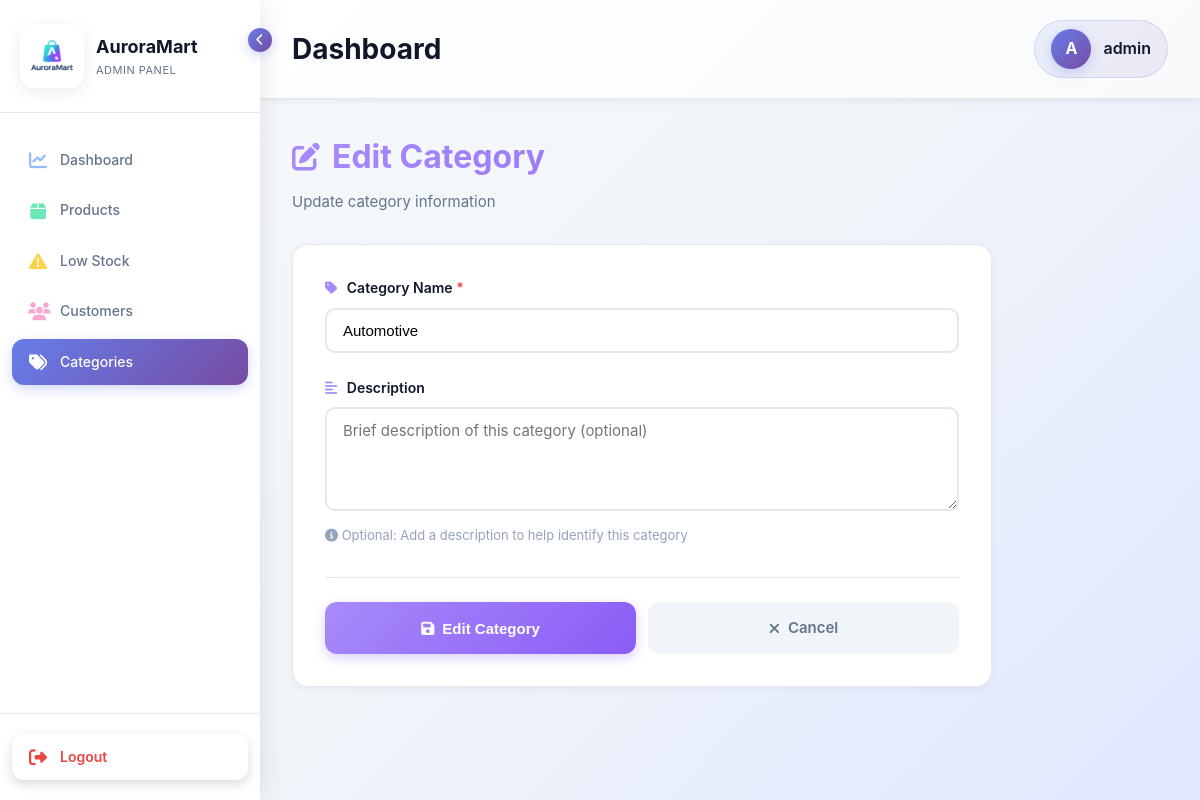
Screenshot of /adminpanel/categories/77/edit/ (signed in) with the database file from the repository.
### storefront/models.py (models this page shows, shortened)
class Customer(AbstractUser):
    username = models.CharField(
        max_length=150,
        unique=True,
        help_text='Required. 150 characters or fewer. Any characters allowed.',
        validators=[],  # No validators - allow any characters
        error_messages={
            'unique': "A user with that username already exists.",
        },
    )
    age = models.IntegerField(null=True, blank=True)
    gender = models.CharField(max_length=20, blank=True)
    employment_status = models.CharField(max_length=50, blank=True)
    occupation = models.CharField(max_length=100, blank=True)
    education = models.CharField(max_length=100, blank=True)
    household_size = models.IntegerField(null=True, blank=True)
    has_children = models.BooleanField(default=False)
    monthly_income_sgd = models.DecimalField(max_digits=10, decimal_places=2, null=True, blank=True, default=None)
    preferred_category = models.ForeignKey(Category, on_delete=models.SET_NULL, null=True, blank=True)

class Category(models.Model):
    name = models.CharField(max_length=100)
    description = models.TextField(blank=True)

### adminpanel/views/category_views.py (the view, shortened to what this page needs)
# urls.py: path('categories/<int:pk>/edit/', category_views.category_edit, name='category_edit'),
@login_required(login_url='adminpanel:login')
@user_passes_test(is_staff_user, login_url='adminpanel:login')
def category_edit(request, pk):
    category = get_object_or_404(Category, pk=pk)
    context = {
        'category': category,
        'action': 'Edit'
    }
    return render(request, 'adminpanel/category/category_form.html', context)

### adminpanel/views/category_views.py (called while the page is built)
def is_staff_user(user):
    return user.is_authenticated and user.is_staff

### storefront/views.py (called while the page is built)
def cart_count(request):
    cart = request.session.get('cart', {})
    total_items = sum(int(qty) for qty in cart.values())
    return {
        'cart_count': total_items
    }

### adminpanel/templates/adminpanel/category/category_form.html (shortened to what this page needs)
{% extends 'adminpanel/base.html' %}
{% load static %}
{% block content %}
<div class="page-header" style="margin-bottom: 30px;">
    <h1 style="font-size: 32px; font-weight: 700; background: linear-gradient(135deg, #a78bfa 0%, #8b5cf6 100%); -webkit-background-clip: text; -webkit-text-fill-color: transparent; background-clip: text; margin: 0; display: flex; align-items: center; gap: 12px;">
        <i class="fas fa-{% if action == 'Add' %}plus-circle{% else %}edit{% endif %}" style="font-size: 28px; color: #a78bfa;"></i>
        {{ action }} Category
    </h1>
    <p style="color: #64748b; margin: 8px 0 0 0; font-size: 15px;">
        {% if action == 'Add' %}Create a new product category{% else %}Update category information{% endif %}
    </p>
</div>
<div style="max-width: 700px;">
    <div style="background: white; border-radius: 16px; padding: 32px; box-shadow: 0 2px 8px rgba(0,0,0,0.05); border: 1px solid #e2e8f0;">
        <form method="post">
            <div style="margin-bottom: 24px;">
                <label for="name" style="display: block; font-weight: 600; color: #0f172a; margin-bottom: 8px; font-size: 14px;">
                    <i class="fas fa-tag" style="color: #a78bfa; margin-right: 6px;"></i>
                    Category Name <span style="color: #ef4444;">*</span>
                </label>
                <input type="text" id="name" name="name" value="{% if category %}{{ category.name }}{% endif %}" required
                    style="width: 100%; padding: 12px 16px; border: 2px solid #e2e8f0; border-radius: 10px; font-size: 15px; transition: all 0.3s ease;"
                    onfocus="this.style.borderColor='#a78bfa'; this.style.boxShadow='0 0 0 3px rgba(167, 139, 250, 0.1)'"
                    onblur="this.style.borderColor='#e2e8f0'; this.style.boxShadow='none'"
                    placeholder="e.g., Electronics, Groceries, Clothing">
            </div>
            <div style="margin-bottom: 32px;">
                <label for="description" style="display: block; font-weight: 600; color: #0f172a; margin-bottom: 8px; font-size: 14px;">
                    <i class="fas fa-align-left" style="color: #a78bfa; margin-right: 6px;"></i>
                    Description
                </label>
                <textarea id="description" name="description" rows="4"
                    style="width: 100%; padding: 12px 16px; border: 2px solid #e2e8f0; border-radius: 10px; font-size: 15px; font-family: inherit; resize: vertical; transition: all 0.3s ease;"
                    onfocus="this.style.borderColor='#a78bfa'; this.style.boxShadow='0 0 0 3px rgba(167, 139, 250, 0.1)'"
                    onblur="this.style.borderColor='#e2e8f0'; this.style.boxShadow='none'"
                    placeholder="Brief description of this category (optional)">{% if category %}{{ category.description }}{% endif %}</textarea>
                <p style="font-size: 13px; color: #94a3b8; margin-top: 6px;">
                    <i class="fas fa-info-circle"></i> Optional: Add a description to help identify this category
                </p>
            </div>
            <div style="display: flex; gap: 12px; padding-top: 24px; border-top: 1px solid #e2e8f0;">
                <button type="submit" style="flex: 1; background: linear-gradient(135deg, #a78bfa 0%, #8b5cf6 100%); color: white; padding: 14px 24px; border: none; border-radius: 12px; font-weight: 600; font-size: 15px; cursor: pointer; display: flex; align-items: center; justify-content: center; gap: 8px; transition: all 0.3s ease; box-shadow: 0 4px 12px rgba(139, 92, 246, 0.3);">
                    <i class="fas fa-save"></i>
                    {{ action }} Category
                </button>
                <a href="{% url 'adminpanel:category_list' %}" style="flex: 1; background: #f1f5f9; color: #64748b; padding: 14px 24px; border-radius: 12px; text-decoration: none; font-weight: 600; font-size: 15px; display: flex; align-items: center; justify-content: center; gap: 8px; transition: all 0.3s ease;">
                    <i class="fas fa-times"></i>
                    Cancel
                </a>
            </div>
        </form>
    </div>
</div>
{% endblock %}

### adminpanel/templates/adminpanel/base.html (shortened to what this page needs)
<!DOCTYPE html>
<html lang="en">
<head>
    {% load static %}
    <link rel="stylesheet" href="https://cdnjs.cloudflare.com/ajax/libs/font-awesome/6.4.0/css/all.min.css">
</head>
<body>
    <div class="sidebar" id="sidebar">
        <div class="sidebar-header">
            <div class="sidebar-logo">
                <img src="{% static 'images/Auroramart-logo.png' %}" alt="AuroraMart Logo">
            </div>
            <div class="sidebar-brand">
                <div class="brand-name">AuroraMart</div>
                <div class="brand-subtitle">Admin Panel</div>
            </div>
            <div class="sidebar-toggle" onclick="toggleSidebar()">
                <i class="fas fa-chevron-left"></i>
            </div>
        </div>
        <nav class="sidebar-nav">
            <div class="nav-item">
                <a href="{% url 'adminpanel:dashboard' %}" class="nav-link {% if request.resolver_match.url_name == 'dashboard' %}active{% endif %}">
                    <i class="fas fa-chart-line"></i>
                    <span class="nav-text">Dashboard</span>
                </a>
            </div>
            <div class="nav-item">
                <a href="{% url 'adminpanel:product_list' %}" class="nav-link {% if 'product' in request.resolver_match.url_name %}active{% endif %}">
                    <i class="fas fa-box"></i>
                    <span class="nav-text">Products</span>
                </a>
            </div>
            <div class="nav-item">
                <a href="{% url 'adminpanel:low_stock' %}" class="nav-link {% if request.resolver_match.url_name == 'low_stock' %}active{% endif %}">
                    <i class="fas fa-exclamation-triangle"></i>
                    <span class="nav-text">Low Stock</span>
                </a>
            </div>
            <div class="nav-item">
                <a href="{% url 'adminpanel:customer_list' %}" class="nav-link {% if 'customer' in request.resolver_match.url_name %}active{% endif %}">
                    <i class="fas fa-users"></i>
                    <span class="nav-text">Customers</span>
                </a>
            </div>
            <div class="nav-item">
                <a href="{% url 'adminpanel:category_list' %}" class="nav-link {% if 'category' in request.resolver_match.url_name %}active{% endif %}">
                    <i class="fas fa-tags"></i>
                    <span class="nav-text">Categories</span>
                </a>
            </div>
        </nav>
        <div class="sidebar-footer">
            {% if user.is_authenticated %}
            <a href="{% url 'adminpanel:logout' %}" class="logout-link">
                <i class="fas fa-sign-out-alt"></i>
                <span class="nav-text">Logout</span>
            </a>
            {% endif %}
        </div>
    </div>
    <div class="main-content">
        <div class="topbar">
            <h1 class="page-title">{% block page_title %}Dashboard{% endblock %}</h1>
            {% if user.is_authenticated %}
            <div class="user-info">
                <div class="user-avatar">{{ user.username|slice:":1"|upper }}</div>
                <span class="user-name">{{ user.username }}</span>
            </div>
            {% endif %}
        </div>
        <div class="content-wrapper">
            {% block content %}{% endblock %}
        </div>
    </div>
</body>
</html>

### adminpanel/templates/adminpanel/base.html (style rules this page uses)
* { margin: 0; padding: 0; box-sizing: border-box; }
body { font-family: -apple-system, BlinkMacSystemFont, 'Segoe UI', Roboto, Oxygen, Ubuntu, Cantarell, sans-serif; background: linear-gradient(135deg, #f8fafc 0%, #f1f5f9 50%, #e0e7ff 100%); background-attachment: fixed; color: #1e293b; line-height: 1.6; min-height: 100vh; }
.sidebar { position: fixed; left: 0; top: 0; height: 100vh; width: 260px; background: #ffffff; box-shadow: 4px 0 24px rgba(0, 0, 0, 0.08); transition: width 0.3s ease; z-index: 1000; display: flex; flex-direction: column; }
.sidebar-header { padding: 24px 20px; border-bottom: 1px solid #e2e8f0; display: flex; align-items: center; gap: 12px; }
.sidebar-logo { width: 64px; height: 64px; background: #ffffff; border-radius: 14px; display: flex; align-items: center; justify-content: center; flex-shrink: 0; padding: 4px; box-shadow: 0 4px 16px rgba(0, 0, 0, 0.08); }
.sidebar-logo img { width: 100%; height: 100%; object-fit: contain; }
.sidebar-brand { display: flex; flex-direction: column; transition: opacity 0.3s ease; }
.brand-name { font-size: 18px; font-weight: 700; color: #0f172a; }
.brand-subtitle { font-size: 11px; color: #64748b; text-transform: uppercase; letter-spacing: 0.5px; }
.sidebar-toggle { position: absolute; top: 28px; right: -12px; width: 24px; height: 24px; background: linear-gradient(135deg, #667eea 0%, #764ba2 100%); border-radius: 50%; display: flex; align-items: center; justify-content: center; cursor: pointer; box-shadow: 0 4px 12px rgba(102, 126, 234, 0.3); transition: transform 0.3s ease; }
.sidebar-toggle i { color: white; font-size: 12px; }
.sidebar-nav { flex: 1; padding: 20px 0; overflow-y: auto; }
.nav-item { margin: 4px 12px; }
.nav-link { display: flex; align-items: center; gap: 12px; padding: 12px 16px; color: #64748b; text-decoration: none; border-radius: 12px; transition: all 0.3s ease; font-weight: 500; font-size: 14px; position: relative; overflow: hidden; }
.nav-link::before { content: ''; position: absolute; top: 0; left: 0; width: 100%; height: 100%; background: #f8fafc; opacity: 0; transition: opacity 0.3s ease; }
.nav-link.active { background: linear-gradient(135deg, #667eea 0%, #764ba2 100%); color: white; box-shadow: 0 4px 12px rgba(102, 126, 234, 0.3); }
.nav-link.active i { color: white; }
.nav-link i { font-size: 18px; width: 20px; text-align: center; flex-shrink: 0; transition: transform 0.3s ease; }
.nav-link:not(.active) .fa-chart-line { color: #93bbff; }
.nav-link:not(.active) .fa-box { color: #6ee7b7; }
.nav-link:not(.active) .fa-exclamation-triangle { color: #fcd34d; }
.nav-link:not(.active) .fa-users { color: #f9a8d4; }
.nav-text { transition: opacity 0.3s ease; }
.sidebar-footer { padding: 20px 12px; border-top: 1px solid #e2e8f0; }
.logout-link { display: flex; align-items: center; gap: 12px; padding: 12px 16px; color: #ef4444; text-decoration: none; border-radius: 12px; transition: all 0.3s ease; font-weight: 600; font-size: 14px; background: #ffffff; box-shadow: 0 4px 12px rgba(0, 0, 0, 0.15); }
.logout-link i { font-size: 18px; width: 20px; text-align: center; color: #ef4444; transition: transform 0.3s ease; }
.main-content { margin-left: 260px; transition: margin-left 0.3s ease; min-height: 100vh; display: flex; flex-direction: column; }
.topbar { background: linear-gradient(135deg, #ffffff 0%, #f8fafc 100%); padding: 20px 32px; box-shadow: 0 2px 8px rgba(0,0,0,0.06); display: flex; justify-content: space-between; align-items: center; position: sticky; top: 0; z-index: 100; border-bottom: 1px solid #e2e8f0; }
.page-title { font-size: 28px; font-weight: 700; color: #0f172a; }
.user-info { display: flex; align-items: center; gap: 12px; padding: 8px 16px; background: linear-gradient(135deg, rgba(102, 126, 234, 0.1) 0%, rgba(118, 75, 162, 0.1) 100%); border-radius: 50px; border: 1px solid rgba(102, 126, 234, 0.2); }
.user-avatar { width: 40px; height: 40px; border-radius: 50%; background: linear-gradient(135deg, #667eea 0%, #764ba2 100%); display: flex; align-items: center; justify-content: center; color: white; font-weight: 700; font-size: 16px; box-shadow: 0 4px 12px rgba(102, 126, 234, 0.3); }
.user-name { font-weight: 600; color: #0f172a; }
.content-wrapper { flex: 1; padding: 32px; }

### rows the page displays
Customer: username "A", username "admin"
Category: name "Automotive"

### other values shown
{{ action }} "Edit"
